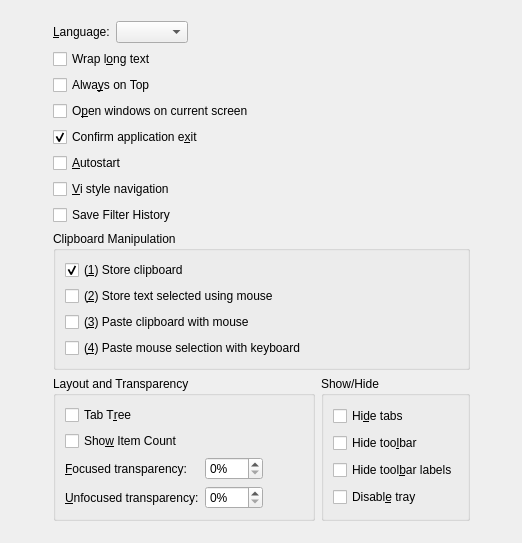
         <widget class="QWidget" name="scrollAreaWidgetContents">
          <property name="geometry">
           <rect>
            <x>0</x>
            <y>0</y>
            <width>522</width>
            <height>543</height>
           </rect>
          </property>
          <layout class="QHBoxLayout" name="horizontalLayout_15">
           <item>
            <spacer name="horizontalSpacer_13">
             <property name="orientation">
              <enum>Qt::Horizontal</enum>
             </property>
             <property name="sizeHint" stdset="0">
              <size>
               <width>40</width>
               <height>20</height>
              </size>
             </property>
            </spacer>
           </item>
           <item>
            <layout class="QVBoxLayout" name="verticalLayout_10">
             <item>
              <spacer name="verticalSpacer_3">
               <property name="orientation">
                <enum>Qt::Vertical</enum>
               </property>
               <property name="sizeHint" stdset="0">
                <size>
                 <width>20</width>
                 <height>40</height>
                </size>
               </property>
              </spacer>
             </item>
             <item>
              <layout class="QHBoxLayout" name="horizontalLayout_5">
               <property name="bottomMargin">
                <number>0</number>
               </property>
               <item>
                <widget class="QLabel" name="label">
                 <property name="text">
                  <string>&amp;Language:</string>
                 </property>
                 <property name="buddy">
                  <cstring>comboBoxLanguage</cstring>
                 </property>
                </widget>
               </item>
               <item>
                <widget class="QComboBox" name="comboBoxLanguage"/>
               </item>
               <item>
                <spacer name="horizontalSpacer_3">
                 <property name="orientation">
                  <enum>Qt::Horizontal</enum>
                 </property>
                 <property name="sizeHint" stdset="0">
                  <size>
                   <width>40</width>
                   <height>20</height>
                  </size>
                 </property>
                </spacer>
               </item>
              </layout>
             </item>
             <item>
              <widget class="QCheckBox" name="checkBoxTextWrap">
               <property name="toolTip">
                <string>Break text if it's too long to fit on line</string>
               </property>
               <property name="text">
                <string>Wrap l&amp;ong text</string>
               </property>
              </widget>
             </item>
             <item>
              <widget class="QCheckBox" name="checkBoxAlwaysOnTop">
               <property name="toolTip">
                <string>Keep main window above other windows</string>
               </property>
               <property name="text">
                <string>Alwa&amp;ys on Top</string>
               </property>
              </widget>
             </item>
             <item>
              <widget class="QCheckBox" name="checkBoxOpenWindowsOnCurrentScreen">
               <property name="toolTip">
                <string>Enable to open windows on current screen. Disable to open windows where they were last closed</string>
               </property>
               <property name="text">
                <string>O&amp;pen windows on current screen</string>
               </property>
              </widget>
             </item>
             <item>
              <widget class="QCheckBox" name="checkBoxConfirmExit">
               <property name="toolTip">
                <string>Confirm application exit</string>
               </property>
               <property name="text">
                <string>Confirm application e&amp;xit</string>
               </property>
               <property name="checked">
                <bool>true</bool>
               </property>
              </widget>
             </item>
             <item>
              <widget class="QCheckBox" name="checkBoxAutostart">
               <property name="toolTip">
                <string>Run the application on system startup</string>
               </property>
               <property name="text">
                <string>&amp;Autostart</string>
               </property>
              </widget>
             </item>
             <item>
              <widget class="QCheckBox" name="checkBoxViMode">
               <property name="toolTip">
                <string>Support for Vi navigation keys (H, J, K, L and more), slash (/) key to search</string>
               </property>
               <property name="text">
                <string>&amp;Vi style navigation</string>
               </property>
              </widget>
             </item>
             <item>
              <widget class="QCheckBox" name="checkBoxSaveFilterHistory">
               <property name="toolTip">
                <string>Save and restore history of item filters</string>
               </property>
               <property name="text">
                <string>Save Filter History</string>
               </property>
              </widget>
             </item>
             <item>
              <widget class="QGroupBox" name="groupBox">
               <property name="title">
                <string>Clipboard Manipulation</string>
               </property>
               <property name="flat">
                <bool>false</bool>
               </property>
               <property name="checkable">
                <bool>false</bool>
               </property>
               <layout class="QGridLayout" name="gridLayout_8">
                <item row="2" column="0">
                 <widget class="QCheckBox" name="checkBoxSel">
                  <property name="toolTip">
                   <string>Save text selected with mouse (primary selection) in history</string>
                  </property>
                  <property name="text">
                   <string>(&amp;2) Store text selected using mouse</string>
                  </property>
                 </widget>
                </item>
                <item row="4" column="0">
                 <widget class="QCheckBox" name="checkBoxCopySel">
                  <property name="toolTip">
                   <string>Allow to paste mouse selections using shortcut (usually Ctrl+V or Shift+Insert)</string>
                  </property>
                  <property name="text">
                   <string>(&amp;4) Paste mouse selection with keyboard</string>
                  </property>
                 </widget>
                </item>
                <item row="0" column="0">
                 <widget class="QCheckBox" name="checkBoxClip">
                  <property name="toolTip">
                   <string>Save clipboard in history</string>
                  </property>
                  <property name="text">
                   <string>(&amp;1) Store clipboard</string>
                  </property>
                  <property name="checked">
                   <bool>true</bool>
                  </property>
                 </widget>
                </item>
                <item row="3" column="0">
                 <widget class="QCheckBox" name="checkBoxCopyClip">
                  <property name="toolTip">
                   <string>Allow to paste copied content the same way as mouse selections (usually by pressing middle mouse button)</string>
                  </property>
                  <property name="text">
                   <string>(&amp;3) Paste clipboard with mouse</string>
                  </property>
                 </widget>
                </item>
               </layout>
              </widget>
             </item>
             <item>
              <layout class="QHBoxLayout" name="horizontalLayout_3">
               <item>
                <widget class="QGroupBox" name="groupBox_6">
                 <property name="title">
                  <string>Layout and Transparency</string>
                 </property>
                 <layout class="QFormLayout" name="formLayout">
                  <property name="fieldGrowthPolicy">
                   <enum>QFormLayout::AllNonFixedFieldsGrow</enum>
                  </property>
                  <item row="1" column="0">
                   <widget class="QCheckBox" name="checkBoxTabTree">
                    <property name="toolTip">
                     <string>Show tree with tabs instead of tab bar</string>
                    </property>
                    <property name="text">
                     <string>Tab T&amp;ree</string>
                    </property>
                   </widget>
                  </item>
                  <item row="3" column="0">
                   <widget class="QLabel" name="label_30">
                    <property name="text">
                     <string>&amp;Focused transparency:</string>
                    </property>
                    <property name="buddy">
                     <cstring>spinBoxTransparencyFocused</cstring>
                    </property>
                   </widget>
                  </item>
                  <item row="3" column="1">
                   <layout class="QHBoxLayout" name="horizontalLayout_12">
                    <item>
                     <widget class="QSpinBox" name="spinBoxTransparencyFocused">
                      <property name="toolTip">
                       <string>Transparency of main window if focused.

Note: This is not be supported on all systems.</string>
                      </property>
                      <property name="suffix">
                       <string notr="true">%</string>
                      </property>
                      <property name="maximum">
                       <number>100</number>
                      </property>
                     </widget>
                    </item>
                    <item>
                     <spacer name="horizontalSpacer_9">
                      <property name="orientation">
                       <enum>Qt::Horizontal</enum>
                      </property>
                      <property name="sizeHint" stdset="0">
                       <size>
                        <width>40</width>
                        <height>20</height>
                       </size>
                      </property>
                     </spacer>
                    </item>
                   </layout>
                  </item>
                  <item row="4" column="0">
                   <widget class="QLabel" name="label_29">
                    <property name="text">
                     <string>&amp;Unfocused transparency:</string>
                    </property>
                    <property name="buddy">
                     <cstring>spinBoxTransparencyUnfocused</cstring>
                    </property>
                   </widget>
                  </item>
                  <item row="4" column="1">
                   <layout class="QHBoxLayout" name="horizontalLayout">
                    <item>
                     <widget class="QSpinBox" name="spinBoxTransparencyUnfocused">
                      <property name="toolTip">
                       <string>Transparency of main window if unfocused.

Note: This is not be supported on all systems.</string>
                      </property>
                      <property name="suffix">
                       <string notr="true">%</string>
                      </property>
                      <property name="maximum">
                       <number>100</number>
                      </property>
                     </widget>
                    </item>
                    <item>
                     <spacer name="horizontalSpacer_8">
                      <property name="orientation">
                       <enum>Qt::Horizontal</enum>
                      </property>
                      <property name="sizeHint" stdset="0">
                       <size>
                        <width>40</width>
                        <height>20</height>
                       </size>
                      </property>
                     </spacer>
                    </item>
                   </layout>
                  </item>
                  <item row="2" column="0">
                   <widget class="QCheckBox" name="checkBoxShowTabItemCount">
                    <property name="toolTip">
                     <string>Show number of items in tabs</string>
                    </property>
                    <property name="text">
                     <string>Sho&amp;w Item Count</string>
                    </property>
                   </widget>
                  </item>
                 </layout>
                </widget>
               </item>
               <item>
                <widget class="QGroupBox" name="groupBox_4">
                 <property name="title">
                  <string>Show/Hide</string>
                 </property>
                 <layout class="QVBoxLayout" name="verticalLayout_5">
                  <item>
                   <widget class="QCheckBox" name="checkBoxHideTabs">
                    <property name="toolTip">
                     <string>Hide tabs (press Alt key to show)</string>
                    </property>
                    <property name="text">
                     <string>Hi&amp;de tabs</string>
                    </property>
                   </widget>
                  </item>
                  <item>
                   <widget class="QCheckBox" name="checkBoxHideToolbar">
                    <property name="toolTip">
                     <string>Hide toolbar</string>
                    </property>
                    <property name="text">
                     <string>Hide too&amp;lbar</string>
                    </property>
                   </widget>
                  </item>
                  <item>
                   <widget class="QCheckBox" name="checkBoxHideToolbarLabels">
                    <property name="text">
                     <string>Hide tool&amp;bar labels</string>
                    </property>
                   </widget>
                  </item>
                  <item>
                   <widget class="QCheckBox" name="checkBoxDisableTray">
                    <property name="toolTip">
                     <string>Don't show tray icon; minimize window when closed</string>
                    </property>
                    <property name="text">
                     <string>Disabl&amp;e tray</string>
                    </property>
                   </widget>
                  </item>
                 </layout>
                </widget>
               </item>
              </layout>
             </item>
             <item>
              <spacer name="verticalSpacer">
               <property name="orientation">
                <enum>Qt::Vertical</enum>
               </property>
               <property name="sizeHint" stdset="0">
                <size>
                 <width>20</width>
                 <height>40</height>
                </size>
               </property>
              </spacer>
             </item>
            </layout>
           </item>
           <item>
            <spacer name="horizontalSpacer_12">
             <property name="orientation">
              <enum>Qt::Horizontal</enum>
             </property>
             <property name="sizeHint" stdset="0">
              <size>
               <width>40</width>
               <height>20</height>
              </size>
             </property>
            </spacer>
           </item>
          </layout>
         </widget>
